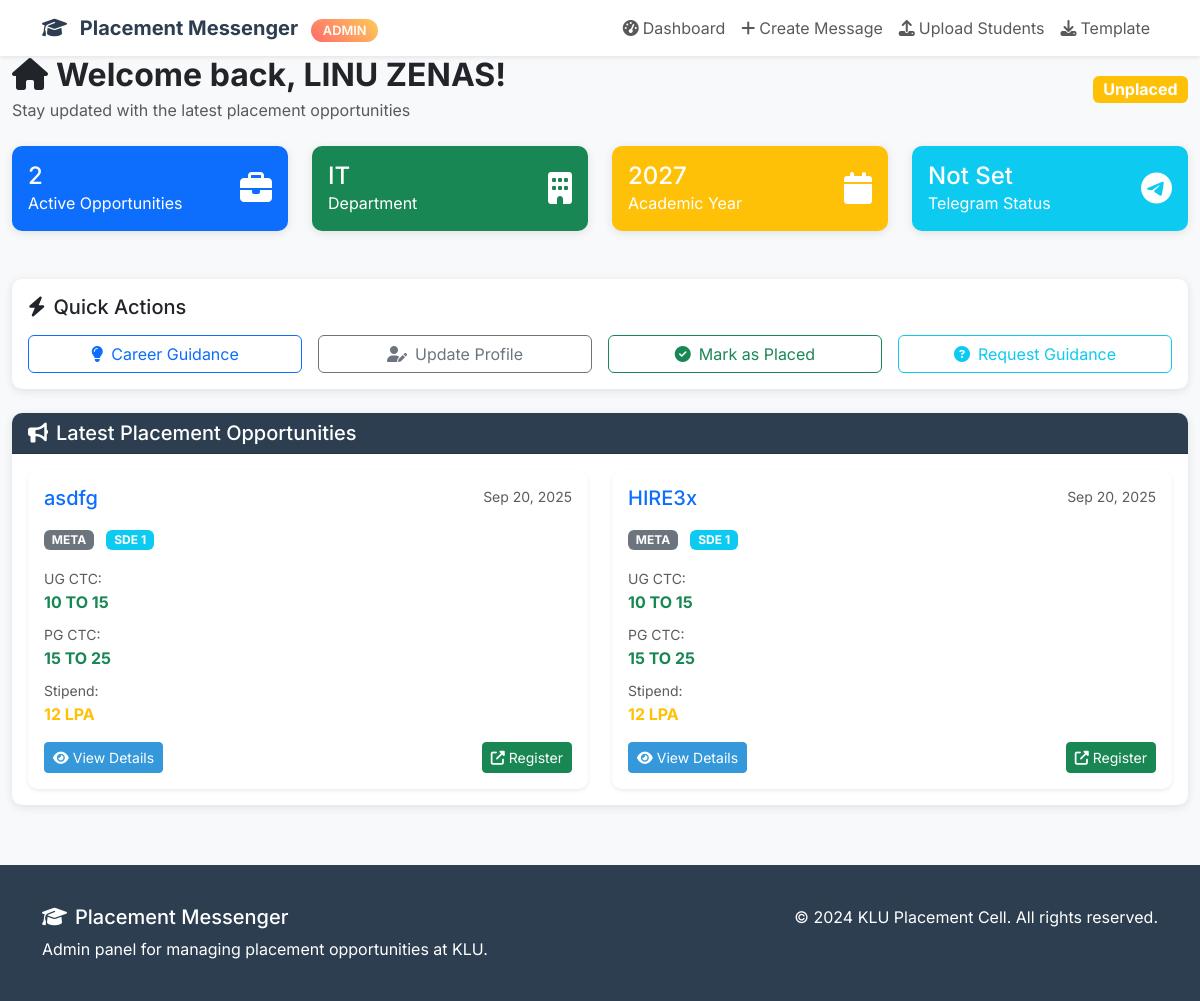
Page /user/dashboard (signed in) on the committed database.
### app.py (models this page shows)
class User(UserMixin, db.Model):
    id = db.Column(db.Integer, primary_key=True)
    email = db.Column(db.String(120), unique=True, nullable=False)
    name = db.Column(db.String(100), nullable=False)
    student_id = db.Column(db.String(20), unique=True, nullable=True)
    department = db.Column(db.String(50), nullable=True)
    year = db.Column(db.String(10), nullable=True)
    phone = db.Column(db.String(15), nullable=True)
    telegram_chat_id = db.Column(db.String(50), nullable=True)
    placement_status = db.Column(db.String(20), default='unplaced')
    created_at = db.Column(db.DateTime, default=datetime.utcnow)
    profile_completed = db.Column(db.Boolean, default=False)

class PlacementMessage(db.Model):
    id = db.Column(db.Integer, primary_key=True)
    title = db.Column(db.String(200), nullable=False)
    company_name = db.Column(db.String(100), nullable=False)
    job_title = db.Column(db.String(100), nullable=False)
    ctc_ug = db.Column(db.String(50), nullable=True)
    ctc_pg = db.Column(db.String(50), nullable=True)
    stipend = db.Column(db.String(50), nullable=True)
    eligibility = db.Column(db.Text, nullable=True)
    registration_link = db.Column(db.String(500), nullable=True)
    additional_notes = db.Column(db.Text, nullable=True)
    created_at = db.Column(db.DateTime, default=datetime.utcnow)
    sent_to_telegram = db.Column(db.Boolean, default=False)
    sent_to_email = db.Column(db.Boolean, default=False)

### app.py (the view)
@app.route('/user/dashboard')
@login_required
def user_dashboard():
    messages = PlacementMessage.query.order_by(PlacementMessage.created_at.desc()).all()
    return render_template('student/dashboard.html', messages=messages)

### app.py (called while the page is built)
@login_manager.user_loader
def load_user(user_id):
    return User.query.get(int(user_id))

### templates/student/dashboard.html (shortened to what this page needs)
{% extends "base.html" %}
{% block content %}
<div class="container-fluid">
    <div class="row">
        <div class="col-12">
            <div class="d-flex justify-content-between align-items-center mb-4">
                <div>
                    <h2 class="fw-bold mb-1">
                        <i class="fas fa-home me-2"></i>Welcome back, {{ current_user.name }}!
                    </h2>
                    <p class="text-muted mb-0">Stay updated with the latest placement opportunities</p>
                </div>
                <div class="text-end">
                    <span class="badge bg-{{ 'success' if current_user.placement_status == 'placed' else 'warning' }} fs-6">
                        {{ current_user.placement_status.title() }}
                    </span>
                </div>
            </div>
        </div>
    </div>
    <div class="row g-4 mb-5">
        <div class="col-md-3">
            <div class="card bg-primary text-white">
                <div class="card-body">
                    <div class="d-flex justify-content-between">
                        <div>
                            <h4 class="mb-0">{{ messages|length }}</h4>
                            <p class="mb-0">Active Opportunities</p>
                        </div>
                        <div class="align-self-center">
                            <i class="fas fa-briefcase fa-2x"></i>
                        </div>
                    </div>
                </div>
            </div>
        </div>
        <div class="col-md-3">
            <div class="card bg-success text-white">
                <div class="card-body">
                    <div class="d-flex justify-content-between">
                        <div>
                            <h4 class="mb-0">{{ current_user.department or 'N/A' }}</h4>
                            <p class="mb-0">Department</p>
                        </div>
                        <div class="align-self-center">
                            <i class="fas fa-building fa-2x"></i>
                        </div>
                    </div>
                </div>
            </div>
        </div>
        <div class="col-md-3">
            <div class="card bg-warning text-white">
                <div class="card-body">
                    <div class="d-flex justify-content-between">
                        <div>
                            <h4 class="mb-0">{{ current_user.year or 'N/A' }}</h4>
                            <p class="mb-0">Academic Year</p>
                        </div>
                        <div class="align-self-center">
                            <i class="fas fa-calendar fa-2x"></i>
                        </div>
                    </div>
                </div>
            </div>
        </div>
        <div class="col-md-3">
            <div class="card bg-info text-white">
                <div class="card-body">
                    <div class="d-flex justify-content-between">
                        <div>
                            <h4 class="mb-0">{{ 'Connected' if current_user.telegram_chat_id else 'Not Set' }}</h4>
                            <p class="mb-0">Telegram Status</p>
                        </div>
                        <div class="align-self-center">
                            <i class="fab fa-telegram fa-2x"></i>
                        </div>
                    </div>
                </div>
            </div>
        </div>
    </div>
    <div class="row mb-4">
        <div class="col-12">
            <div class="card">
                <div class="card-body">
                    <h5 class="card-title mb-3">
                        <i class="fas fa-bolt me-2"></i>Quick Actions
                    </h5>
                    <div class="row g-3">
                        <div class="col-md-3">
                            <a href="{{ url_for('career_guidance') }}" class="btn btn-outline-primary w-100">
                                <i class="fas fa-lightbulb me-2"></i>Career Guidance
                            </a>
                        </div>
                        <div class="col-md-3">
                            <a href="{{ url_for('profile_setup') }}" class="btn btn-outline-secondary w-100">
                                <i class="fas fa-user-edit me-2"></i>Update Profile
                            </a>
                        </div>
                        <div class="col-md-3">
                            <button class="btn btn-outline-success w-100" onclick="markAsPlaced()">
                                <i class="fas fa-check-circle me-2"></i>Mark as Placed
                            </button>
                        </div>
                        <div class="col-md-3">
                            <button class="btn btn-outline-info w-100" onclick="requestGuidance()">
                                <i class="fas fa-question-circle me-2"></i>Request Guidance
                            </button>
                        </div>
                    </div>
                </div>
            </div>
        </div>
    </div>
    <div class="row">
        <div class="col-12">
            <div class="card">
                <div class="card-header">
                    <h5 class="mb-0">
                        <i class="fas fa-bullhorn me-2"></i>Latest Placement Opportunities
                    </h5>
                </div>
                <div class="card-body">
                    {% if messages %}
                        <div class="row g-4">
                            {% for message in messages %}
                            <div class="col-lg-6">
                                <div class="card placement-card h-100 border-0 shadow-sm">
                                    <div class="card-body">
                                        <div class="d-flex justify-content-between align-items-start mb-3">
                                            <h5 class="card-title text-primary mb-0">{{ message.title }}</h5>
                                            <small class="text-muted">{{ message.created_at.strftime('%b %d, %Y') }}</small>
                                        </div>
                                        <div class="mb-3">
                                            <span class="badge bg-secondary me-2">{{ message.company_name }}</span>
                                            <span class="badge bg-info">{{ message.job_title }}</span>
                                        </div>
                                        <div class="row g-2 mb-3">
                                            {% if message.ctc_ug %}
                                            <div class="col-12">
                                                <small class="text-muted">UG CTC:</small>
                                                <div class="fw-bold text-success">{{ message.ctc_ug }}</div>
                                            </div>
                                            {% endif %}
                                            {% if message.ctc_pg %}
                                            <div class="col-12">
                                                <small class="text-muted">PG CTC:</small>
                                                <div class="fw-bold text-success">{{ message.ctc_pg }}</div>
                                            </div>
                                            {% endif %}
                                            {% if message.stipend %}
                                            <div class="col-12">
                                                <small class="text-muted">Stipend:</small>
                                                <div class="fw-bold text-warning">{{ message.stipend }}</div>
                                            </div>
                                            {% endif %}
                                        </div>
                                        <div class="d-flex justify-content-between align-items-center">
                                            <button class="btn btn-primary btn-sm"
                                                    data-bs-toggle="modal"
                                                    data-bs-target="#messageModal{{ message.id }}">
                                                <i class="fas fa-eye me-1"></i>View Details
                                            </button>
                                            {% if message.registration_link %}
                                            <a href="{{ message.registration_link }}" target="_blank" class="btn btn-success btn-sm">
                                                <i class="fas fa-external-link-alt me-1"></i>Register
                                            </a>
                                            {% endif %}
                                        </div>
                                    </div>
                                </div>
                            </div>
                            {% endfor %}
                        </div>
                    {% else %}
                        <div class="text-center py-5">
                            <i class="fas fa-inbox fa-3x text-muted mb-3"></i>
                            <h5 class="text-muted">No placement opportunities available</h5>
                            <p class="text-muted">Check back later for new opportunities or contact the placement cell.</p>
                        </div>
                    {% endif %}
                </div>
            </div>
        </div>
    </div>
</div>
{% endblock %}

### templates/base.html (shortened to what this page needs)
<!DOCTYPE html>
<html lang="en">
<head>
    <link href="https://cdn.jsdelivr.net/npm/bootstrap@5.3.0/dist/css/bootstrap.min.css" rel="stylesheet">
    <link href="https://cdnjs.cloudflare.com/ajax/libs/font-awesome/6.4.0/css/all.min.css" rel="stylesheet">
</head>
<body>
    <nav class="navbar navbar-expand-lg navbar-light bg-white shadow-sm">
        <div class="container">
            <a class="navbar-brand" href="{{ url_for('admin_dashboard') }}">
                <i class="fas fa-graduation-cap me-2"></i>
                Placement Messenger
                <span class="admin-badge ms-2">ADMIN</span>
            </a>
            <div class="collapse navbar-collapse" id="navbarNav">
                <ul class="navbar-nav ms-auto">
                    <li class="nav-item">
                        <a class="nav-link" href="{{ url_for('admin_dashboard') }}">
                            <i class="fas fa-tachometer-alt me-1"></i>Dashboard
                        </a>
                    </li>
                    <li class="nav-item">
                        <a class="nav-link" href="{{ url_for('create_message') }}">
                            <i class="fas fa-plus me-1"></i>Create Message
                        </a>
                    </li>
                    <li class="nav-item">
                        <a class="nav-link" href="{{ url_for('upload_students') }}">
                            <i class="fas fa-upload me-1"></i>Upload Students
                        </a>
                    </li>
                    <li class="nav-item">
                        <a class="nav-link" href="{{ url_for('download_template') }}">
                            <i class="fas fa-download me-1"></i>Template
                        </a>
                    </li>
                </ul>
            </div>
        </div>
    </nav>
    <main>
        {% block content %}{% endblock %}
    </main>
    <footer class="footer">
        <div class="container">
            <div class="row">
                <div class="col-md-6">
                    <h5><i class="fas fa-graduation-cap me-2"></i>Placement Messenger</h5>
                    <p class="mb-0">Admin panel for managing placement opportunities at KLU.</p>
                </div>
                <div class="col-md-6 text-md-end">
                    <p class="mb-0">&copy; 2024 KLU Placement Cell. All rights reserved.</p>
                </div>
            </div>
        </div>
    </footer>
</body>
</html>

### templates/base.html (style rules this page uses)
:root { --primary-color: #2c3e50; --secondary-color: #3498db; --success-color: #27ae60; --warning-color: #f39c12; --danger-color: #e74c3c; --light-bg: #f8f9fa; --dark-bg: #2c3e50; }
body { font-family: 'Inter', sans-serif; background-color: var(--light-bg); }
.navbar-brand { font-weight: 700; color: var(--primary-color) !important; }
.btn-primary { background-color: var(--secondary-color); border-color: var(--secondary-color); }
.card { border: none; box-shadow: 0 2px 10px rgba(0,0,0,0.1); border-radius: 10px; }
.card-header { background-color: var(--primary-color); color: white; border-radius: 10px 10px 0 0 !important; }
.footer { background-color: var(--dark-bg); color: white; padding: 40px 0; margin-top: 60px; }
.admin-badge { background: linear-gradient(45deg, #ff6b6b, #feca57); color: white; padding: 4px 12px; border-radius: 20px; font-size: 0.8rem; font-weight: 600; }

### rows in the picture
User: name "LINU ZENAS", placement_status "Unplaced", department "IT", year "2027", telegram_chat "Not Set"
PlacementMessage: title "asdfg", created_at "Sep 20, 2025", company_name "META", job_title "SDE 1", ctc_ug "10 TO 15", ctc_pg "15 TO 25", stipend "12 LPA"
PlacementMessage: title "HIRE3x", created_at "Sep 20, 2025", company_name "META", job_title "SDE 1", ctc_ug "10 TO 15", ctc_pg "15 TO 25", stipend "12 LPA"

### other values in the picture
{{ messages|length }} "2"
